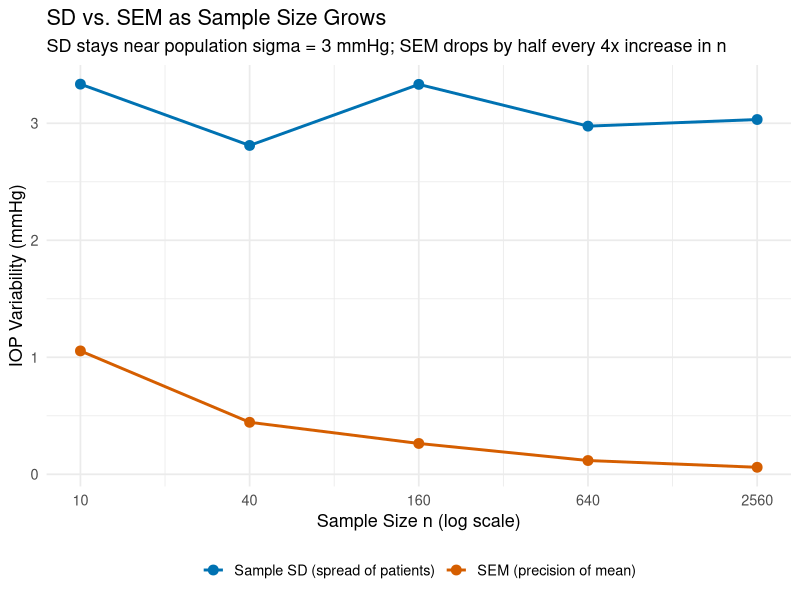

The R script that drew this image:
# =============================================================================
#  SCRIPT 02: DESCRIPTIVE STATISTICS, THREE MEANS & STANDARD ERROR
#  Course  : Biostatistics & Experimental Design I (NECO GRS97003)
#  Week    : Week 1 - Foundations, R & Data Exploration
#  Slides  : BioStats-1_2026_reformat.pptx (Slides 16-28)
#            [BIOSTATS 2026] means-in-biology.pptx (Slides 1-4)
#  Reuses  : our_R_script_commands.R
#  Datasets: data/01_student_vision_clinic.csv
#            data/02_iop_clinical_trial.csv
#
#  Topics Covered:
#    1. Sample mean, median, IQR, mode & matching summaries to NOIR scales
#    2. Arithmetic, Geometric, and Harmonic Means (AM >= GM >= HM)
#    3. Why averaging Visual Acuity requires LogMAR (geometric mean MAR)
#    4. Variance & SD: why sample variance divides by (n - 1) [simulation proof]
#    5. Standard Error of the Mean (SEM): SD vs. SEM & economy of effort
# =============================================================================


# ---- 0. Setup ---------------------------------------------------------------
rm(list = ls())
library(tidyverse)
theme_set(theme_minimal(base_size = 13))
set.seed(2026)


# ---- 1. Central Tendency by Hand: Mean, Median & Zero-Sum Deviations --------
# Exact patient ages example from Slides 19-20:
patient_ages <- c(45, 77, 21, 56, 47, 53, 64, 20, 34, 65, 80, 22, 55)

# Arithmetic mean "under the hood" (Slide 17)
xbar_manual  <- sum(patient_ages) / length(patient_ages)
xbar_builtin <- mean(patient_ages)
cat("Patient age mean (manual) :", xbar_manual, "\n")
cat("Patient age mean (builtin):", xbar_builtin, "\n")

# Fundamental property (Slide 18): deviations around the sample mean sum to ZERO
deviations <- patient_ages - xbar_manual
cat("Sum of deviations from xbar:", round(sum(deviations), 12), "\n")

# Median (50th percentile): sort and find the middle value (Slide 20)
sort(patient_ages)
cat("Patient age median:", median(patient_ages), "\n")

# Sensitivity to an outlier: suppose the last patient's age was mistyped as 550!
ages_with_typo <- c(patient_ages[-length(patient_ages)], 550)
tibble(
  dataset = c("Original ages", "With 1 typo (55 -> 550)"),
  mean    = c(mean(patient_ages),   mean(ages_with_typo)),
  median  = c(median(patient_ages), median(ages_with_typo)),
  sd      = c(sd(patient_ages),     sd(ages_with_typo)),
  iqr     = c(IQR(patient_ages),    IQR(ages_with_typo))
)
# Notice: the mean and SD explode, while the median and IQR barely move!


# ---- 2. Arithmetic, Geometric, and Harmonic Means (means-in-biology.pptx) ---
# Three legitimate averages of positive numbers — each preserves a DIFFERENT
# mathematical invariant:
#   - Arithmetic Mean (AM) = (1/n) * sum(x)         -> preserves the SUM
#   - Geometric Mean  (GM) = exp(mean(log(x)))      -> preserves the PRODUCT
#   - Harmonic Mean   (HM) = n / sum(1 / x)         -> preserves SUM OF RECIPROCALS
#
# Always satisfies:  AM >= GM >= HM  (with equality iff all values are identical).
# Note: GM and HM require all x > 0!

arithmetic_mean <- function(x) mean(x)
geometric_mean  <- function(x) {
  stopifnot(all(x > 0))
  exp(mean(log(x)))
}
harmonic_mean <- function(x) {
  stopifnot(all(x > 0))
  length(x) / sum(1 / x)
}

# Example A (means-in-biology Slide 1 & Slide 4): Effective population size bottleneck
census_sizes <- c(1000, 1000, 10, 1000, 1000)
cat("\n--- Same Data, Three Averages: {1000, 1000, 10, 1000, 1000} ---\n")
cat("Arithmetic Mean (misleading here):", round(arithmetic_mean(census_sizes), 2), "\n")
cat("Geometric Mean                    :", round(geometric_mean(census_sizes), 2), "\n")
cat("Harmonic Mean (long-run Ne)       :", round(harmonic_mean(census_sizes), 2), "\n")
# A single bottleneck of N = 10 drags the harmonic mean down to ~48.1!

# Example B (means-in-biology Slide 2): Additive quantity -> Arithmetic Mean
deer_mouse_mass_g <- c(18.2, 19.6, 17.4, 21.0, 18.8, 20.2)
cat("\nDeer mouse total biomass:", sum(deer_mouse_mass_g), "g | AM:",
    arithmetic_mean(deer_mouse_mass_g), "g\n")

# Example C (means-in-biology Slide 3): Multiplicative growth rates -> Geometric Mean
annual_lambda <- c(1.60, 0.50, 2.00, 1.25)
net_growth <- prod(annual_lambda)    # 2.00x over 4 years
am_lambda  <- arithmetic_mean(annual_lambda)
gm_lambda  <- geometric_mean(annual_lambda)

tibble(
  method              = c("True observed 4-yr net change",
                          "Using Geometric Mean (GM^4)",
                          "Using Arithmetic Mean (AM^4) [WRONG]"),
  per_year_rate       = c(NA, gm_lambda, am_lambda),
  four_year_factor    = c(net_growth, gm_lambda^4, am_lambda^4)
)
# Only GM reproduces the true 2.00x doubling; AM overstates growth by 60%!


# ---- 3. Clinical Optometry Application: Averaging Visual Acuity (Slide 23) --
# Why do optometrists NEVER average raw Snellen denominators?
# Suppose two patients have 20/20 (MAR = 1) and 20/200 (MAR = 10).
# Equal steps on an ETDRS chart are MULTIPLICATIVE ratios (0.1 log unit per line),
# so the true midpoint acuity is the GEOMETRIC mean of MAR: sqrt(1 * 10) = 3.16
# (~20/63), which equals 10^(mean(logMAR))!

snellen_denoms <- c(20, 200)
mar_vals       <- snellen_denoms / 20           # 1 and 10 arcmin
logmar_vals    <- log10(mar_vals)               # 0.0 and 1.0

wrong_snellen_mean <- arithmetic_mean(snellen_denoms)       # 20/110 (too poor!)
right_mar_gm       <- geometric_mean(mar_vals)              # 3.162 arcmin
right_snellen_gm   <- 20 * right_mar_gm                     # 20/63.2
right_from_logmar  <- 20 * 10^(arithmetic_mean(logmar_vals)) # Identical: 20/63.2!

cat("\n--- Averaging 20/20 and 20/200 Visual Acuity ---\n")
cat(sprintf("Wrong (arithmetic mean of Snellen): 20/%.1f\n", wrong_snellen_mean))
cat(sprintf("Right (geometric mean of MAR)     : 20/%.1f\n", right_snellen_gm))
cat(sprintf("Right (10^mean(logMAR) * 20)      : 20/%.1f\n", right_from_logmar))

# Apply to our simulated student clinic dataset
clinic <- readr::read_csv("data/01_student_vision_clinic.csv", show_col_types = FALSE)
va_clean <- na.omit(clinic$far_logmar)
cat(sprintf("Clinic sample mean logMAR = %.3f -> equivalent Snellen 20/%.1f\n",
            mean(va_clean), 20 * 10^mean(va_clean)))


# ---- 4. Variance, Standard Deviation & Why We Divide by (n - 1) (Slide 24) --
# Population variance divides by N; sample variance `var(x)` divides by (n - 1).
# Why? Because xbar is estimated FROM the same sample, which always makes
# sum((x - xbar)^2) slightly smaller than sum((x - mu)^2).
# Let's PROVE this by simulation!

true_mu    <- 16   # True population mean IOP (mmHg)
true_sigma <- 3    # True population SD (mmHg) -> true variance = 9
n_small    <- 6    # Small sample makes the n vs. (n - 1) bias crystal clear
n_sims     <- 10000

var_sim <- tibble(sim = 1:n_sims) |>
  mutate(
    res = map(sim, \(i) {
      x <- rnorm(n_small, mean = true_mu, sd = true_sigma)
      ss <- sum((x - mean(x))^2)
      tibble(
        var_div_n   = ss / n_small,
        var_div_n1  = ss / (n_small - 1),
        sd_div_n1   = sqrt(ss / (n_small - 1))
      )
    })
  ) |>
  unnest(res)

var_sim |>
  summarize(
    true_variance       = true_sigma^2,
    avg_var_div_by_n    = mean(var_div_n),    # Biased LOW (~ 7.5 instead of 9!)
    avg_var_div_by_n_1  = mean(var_div_n1),   # Unbiased (~ 9.0!)
    true_sd             = true_sigma,
    avg_sd_div_by_n_1   = mean(sd_div_n1)     # Slightly below 3 (Slide 24 note!)
  )


# ---- 5. Standard Error of the Mean (SEM) & Economy of Effort (Slides 25-28) -
# Reuses & clarifies the core lesson from our_R_script_commands.R:
#   - SD  = spread of INDIVIDUAL patients (does NOT shrink to 0 as n grows).
#   - SEM = SD / sqrt(n) = precision of the SAMPLE MEAN (shrinks as 1/sqrt(n)).

iop_trial <- readr::read_csv("data/02_iop_clinical_trial.csv", show_col_types = FALSE)

iop_trial |>
  group_by(treatment) |>
  summarize(
    n       = n(),
    mean_bl = mean(iop_baseline),
    sd_bl   = sd(iop_baseline),
    sem_bl  = sd(iop_baseline) / sqrt(n()),
    .groups = "drop"
  )

# Economy of Effort demonstration (Slide 25):
# Watch how SD stays ~3 mmHg across sample sizes, while SEM shrinks as 1/sqrt(n).
# To cut SEM in HALF, you need FOUR TIMES as many independent patients!
sample_sizes <- c(10, 40, 160, 640, 2560)
effort_df <- tibble(n = sample_sizes) |>
  mutate(
    sample_data = map(n, \(k) rnorm(k, mean = true_mu, sd = true_sigma)),
    sample_sd   = map_dbl(sample_data, sd),
    sample_sem  = sample_sd / sqrt(n),
    theory_sem  = true_sigma / sqrt(n)
  ) |>
  select(-sample_data)

print(effort_df)

ggplot(effort_df, aes(x = n)) +
  geom_line(aes(y = sample_sd, colour = "Sample SD (spread of patients)"), linewidth = 1) +
  geom_point(aes(y = sample_sd, colour = "Sample SD (spread of patients)"), size = 3) +
  geom_line(aes(y = sample_sem, colour = "SEM (precision of mean)"), linewidth = 1) +
  geom_point(aes(y = sample_sem, colour = "SEM (precision of mean)"), size = 3) +
  scale_x_log10(breaks = sample_sizes) +
  scale_colour_manual(values = c("#0072B2", "#D55E00"), name = NULL) +
  labs(
    title    = "SD vs. SEM as Sample Size Grows",
    subtitle = "SD stays near population sigma = 3 mmHg; SEM drops by half every 4x increase in n",
    x        = "Sample Size n (log scale)",
    y        = "IOP Variability (mmHg)"
  ) +
  theme(legend.position = "bottom")


# ---- 6. Try It Yourself (Exercises) -----------------------------------------
# 1. Compute AM, GM, and HM for `tbut_sec` in `clinic` (after removing NAs).
#    Which inequality holds, and why is GM smaller than AM for right-skewed TBUT?
# 2. A clinical driver travels 10 miles to clinic at 20 mph and 10 miles home at
#    60 mph. Which mean (AM, GM, or HM) gives the true average round-trip speed?
# 3. Change `n_small` in Section 4 from 6 to 50. How much smaller is the bias
#    of dividing by n vs. (n - 1)?
